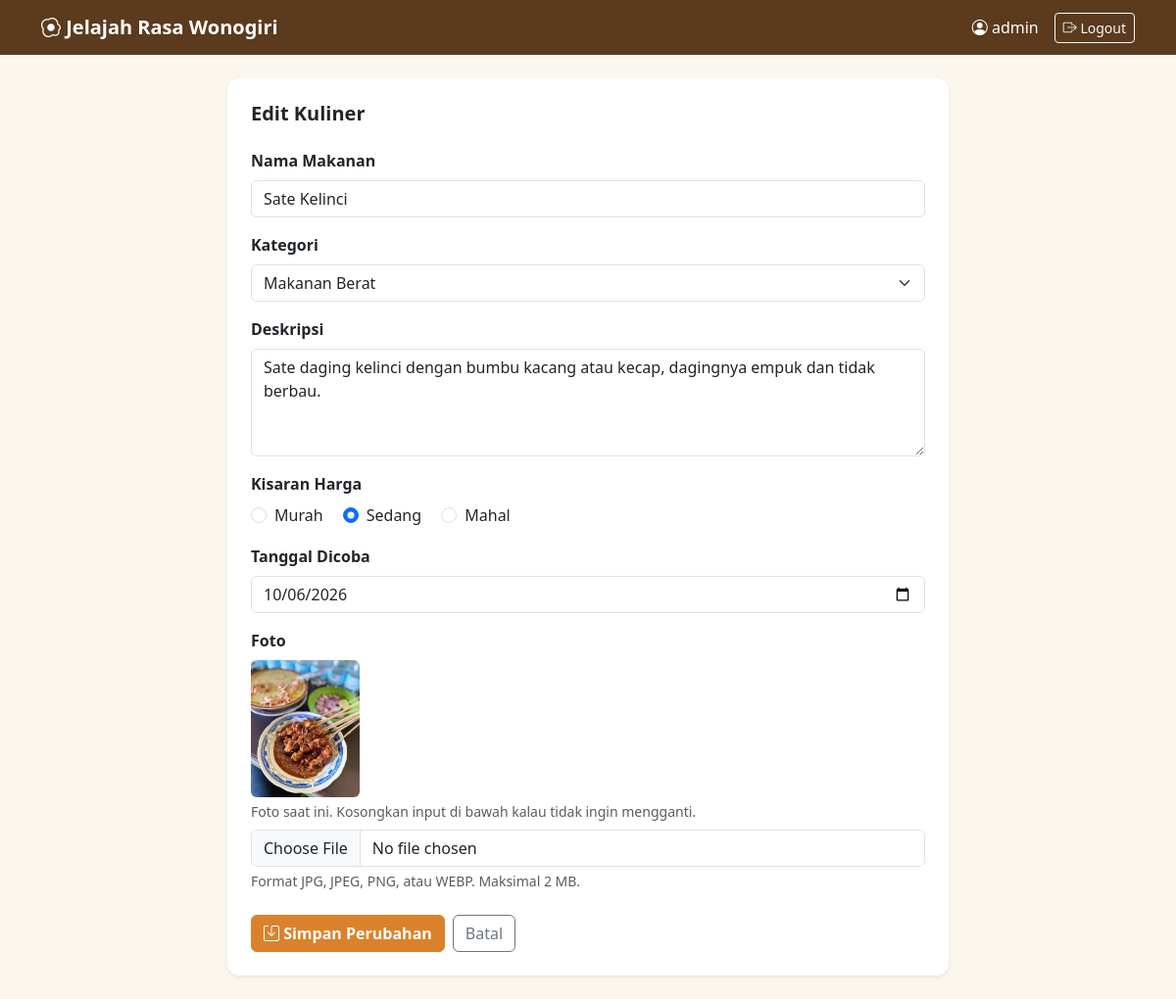
/edit.php?id=2 (signed in), run on the app's committed database.
### tables this page shows
CREATE TABLE `kuliner` (
  `id_kuliner` int NOT NULL,
  `id_jenis` int NOT NULL,
  `nama_makanan` varchar(150) NOT NULL,
  `deskripsi` text NOT NULL,
  `kisaran_harga` enum('murah','sedang','mahal') NOT NULL,
  `tanggal_dicoba` date NOT NULL,
  `foto` varchar(255) DEFAULT NULL
);

CREATE TABLE `jenis_makanan` (
  `id_jenis` int NOT NULL,
  `nama_jenis` varchar(100) NOT NULL
);

### includes/functions.php (called while the page is built, shortened)
<?php
function e($teks)
{
    return htmlspecialchars($teks ?? '', ENT_QUOTES, 'UTF-8');
}
function ambil_kategori($koneksi)
{
    $hasil = $koneksi->query("SELECT id_jenis, nama_jenis FROM jenis_makanan ORDER BY id_jenis");
    $daftar = [];
    while ($row = $hasil->fetch_assoc()) {
        $daftar[] = $row;
    }
    return $daftar;
}

### includes/form_kuliner.php (the view, shortened to what this page needs)
<?php
$pilihan_harga = ['murah' => 'Murah', 'sedang' => 'Sedang', 'mahal' => 'Mahal'];
?>
<form method="POST" enctype="multipart/form-data" novalidate>
    <div class="mb-3">
        <label for="nama_makanan" class="form-label fw-semibold">Nama Makanan</label>
        <input type="text" class="form-control" id="nama_makanan" name="nama_makanan"
               maxlength="150" value="<?= e($nilai['nama_makanan']) ?>">
    </div>
    <div class="mb-3">
        <label for="id_jenis" class="form-label fw-semibold">Kategori</label>
        <select class="form-select" id="id_jenis" name="id_jenis">
            <?php foreach ($kategori as $k): ?>
                <option value="<?= (int) $k['id_jenis'] ?>"
                    <?= ((string) $nilai['id_jenis'] === (string) $k['id_jenis']) ? 'selected' : '' ?>>
                    <?= e($k['nama_jenis']) ?>
                </option>
            <?php endforeach; ?>
        </select>
    </div>
    <div class="mb-3">
        <label for="deskripsi" class="form-label fw-semibold">Deskripsi</label>
        <textarea class="form-control" id="deskripsi" name="deskripsi" rows="4"><?= e($nilai['deskripsi']) ?></textarea>
    </div>
    <div class="mb-3">
        <label class="form-label fw-semibold d-block">Kisaran Harga</label>
        <?php foreach ($pilihan_harga as $nilai_enum => $teks): ?>
            <div class="form-check form-check-inline">
                <input class="form-check-input" type="radio" name="kisaran_harga"
                       id="harga_<?= $nilai_enum ?>" value="<?= $nilai_enum ?>"
                       <?= ($nilai['kisaran_harga'] === $nilai_enum) ? 'checked' : '' ?>>
                <label class="form-check-label" for="harga_<?= $nilai_enum ?>"><?= $teks ?></label>
            </div>
        <?php endforeach; ?>
    </div>
    <div class="mb-3">
        <label for="tanggal_dicoba" class="form-label fw-semibold">Tanggal Dicoba</label>
        <input type="date" class="form-control" id="tanggal_dicoba" name="tanggal_dicoba"
               max="<?= date('Y-m-d') ?>" value="<?= e($nilai['tanggal_dicoba']) ?>">
    </div>
    <div class="mb-4">
        <label for="foto" class="form-label fw-semibold">Foto</label>
        <?php if (!empty($foto_lama) && file_exists("uploads/" . $foto_lama)): ?>
            <div class="mb-2">
                <img src="uploads/<?= e($foto_lama) ?>" alt="Foto saat ini" class="rounded" style="max-height:140px;">
                <div class="form-text">Foto saat ini. Kosongkan input di bawah kalau tidak ingin mengganti.</div>
            </div>
        <?php endif; ?>
        <input type="file" class="form-control" id="foto" name="foto"
               accept=".jpg,.jpeg,.png,.webp">
        <div class="form-text">Format JPG, JPEG, PNG, atau WEBP. Maksimal 2 MB.</div>
    </div>
    <div class="d-flex gap-2">
        <button type="submit" class="btn btn-wonogiri fw-semibold">
            <i class="bi bi-save"></i> <?= e($teks_tombol) ?>
        </button>
        <a href="dashboard.php" class="btn btn-outline-secondary">Batal</a>
    </div>
</form>

### assets/css/style.css (style rules this page uses)
:root { --cokelat: #5b3a1e; --oranye: #d9822b; --oranye-gelap: #b96d20; --krem: #fbf6ee; }
body { background: var(--krem); }
.btn-wonogiri { background: var(--oranye); border-color: var(--oranye); color: #fff; }

### data on the page
kuliner: nama_makanan "Sate Kelinci", id_jenis "Makanan Berat", deskripsi "Sate daging kelinci dengan bumbu kacang atau kecap, dagingnya empuk dan tidak berbau.", kisaran_harga "☐ Murah", kisaran_harga "☑ Sedang", kisaran_harga "☐ Mahal", tanggal_dicoba "10/06/2026", foto (picture)

### other printed values
$_SESSION['username'] "admin"
$teks "Murah"
$teks "Sedang"
$teks "Mahal"
$teks_tombol "Simpan Perubahan"
